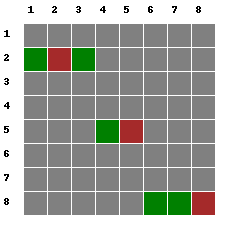

The Python source for this figure:
from PIL import Image, ImageDraw
import numpy as np

tbl = np.array(
[[0,0,0,0,0,0,0,0],
 [4,1,4,0,0,0,0,0],
 [0,0,0,0,0,0,0,0],
 [0,0,0,0,0,0,0,0],
 [0,0,0,4,1,0,0,0],
 [0,0,0,0,0,0,0,0],
 [0,0,0,0,0,0,0,0],
 [0,0,0,0,0,4,4,1],]
)

colorTable = {
 0: 'gray',
 1: 'brown',
 2: 'blue',
 3: 'white',
 4: 'green'
}

size = 24
pad = 2

def draw_board(tbl,output,xlabel=None):
    image = Image.new("RGB", ((tbl.shape[1]+2)*size, (tbl.shape[0]+2)*size), 'white')
    draw_square = ImageDraw.Draw(image).rectangle
    draw_text = ImageDraw.Draw(image).text

    if tbl.shape[1]>1:
        for x in xrange(tbl.shape[1]):
            if xlabel is None:
                draw_text([(x+1)*size+4,4],str(x+1),'black')
            else:
                draw_text([(x+1)*size+4,4],xlabel[x],'black')
    if tbl.shape[0]>1:
        for y in xrange(tbl.shape[0]):
            draw_text([4,(y+1)*size+4],str(y+1),'black')

    for y in xrange(tbl.shape[0]):
        for x in xrange(tbl.shape[1]):
            draw_square([(x+1)*size,(y+1)*size,(x+2)*size-pad,(y+2)*size-pad], fill=colorTable[tbl[y,x]])
    image.save(output)

draw_board(tbl,"chessboard.png")
tbl = np.array([[0,0,2,0,0,2,0,0,2,0,2,0,2,0,0,0]])
draw_board(tbl,"extrapolation_proof1.png")
tbl = np.array([[0,0,1,0,0,3,0,0,1,0,3,0,1,0,0,0]])
xlabel = ["1","2","3","4","5","","6","7","8","9","","10","11","12","13","14"]
draw_board(tbl,"extrapolation_proof2.png",xlabel=xlabel)
